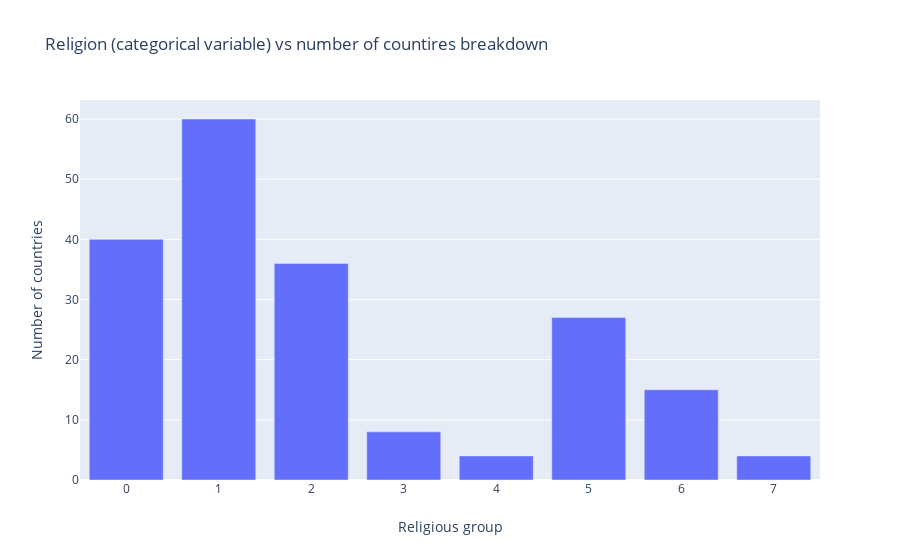

Notebook code for this chart:
### Markdown cell above
That was easy right! You can do it using for loops as well but this is much faster. This is the power of pandas. Let's actually plot and see what we get. It's always good to visualize the data.

### Code cell
data = [go.Bar(
            x=value_count_rel.index,
            y=value_count_rel.values
    )]

layout = go.Layout( 
            title ="Religion (categorical variable) vs number of countires breakdown",
            xaxis=dict(title="Religious group "),
            yaxis=dict(title= "Number of countries" )
         )
figure = go.Figure(data= data, layout =layout)
iplot(figure, filename='basic-bar')

### Figure 1 — Plotly figure (JSON) as saved in the notebook; plotly's stock layout.template omitted (floating-point values rounded to 4 significant figures)
{"data": [{"type": "bar", "x": [1, 0, 2, 5, 6, 3, 7, 4], "y": [60, 40, 36, 27, 15, 8, 4, 4]}], "layout": {"title": {"text": "Religion (categorical variable) vs number of countires breakdown"}, "xaxis": {"title": {"text": "Religious group "}}, "yaxis": {"title": {"text": "Number of countries"}}}}
